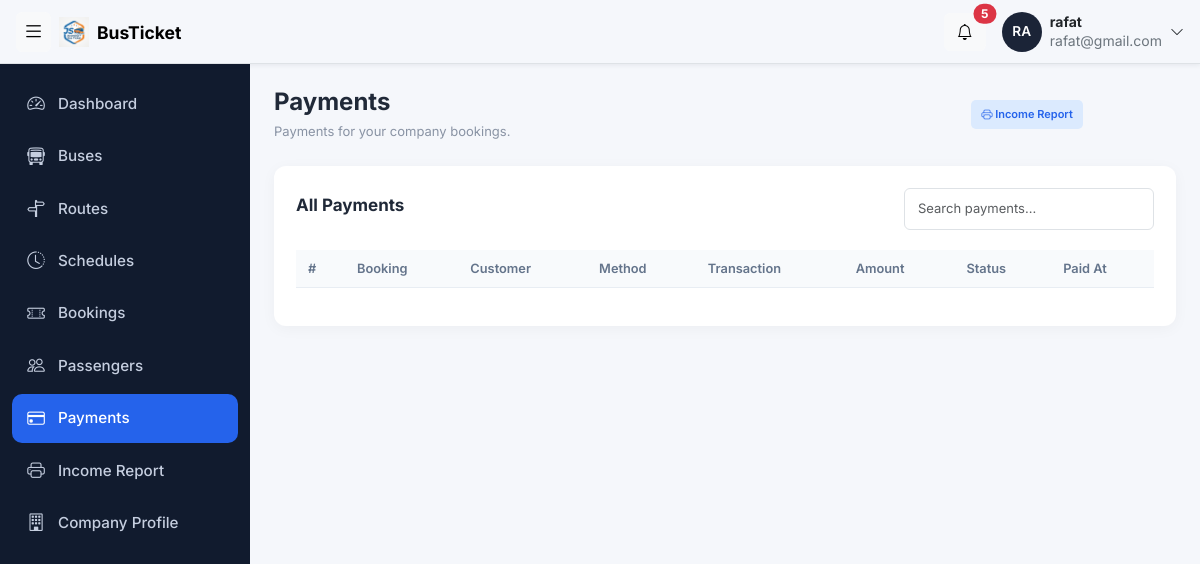
Before: /company_admin/payments.php (signed in) with the older database file.
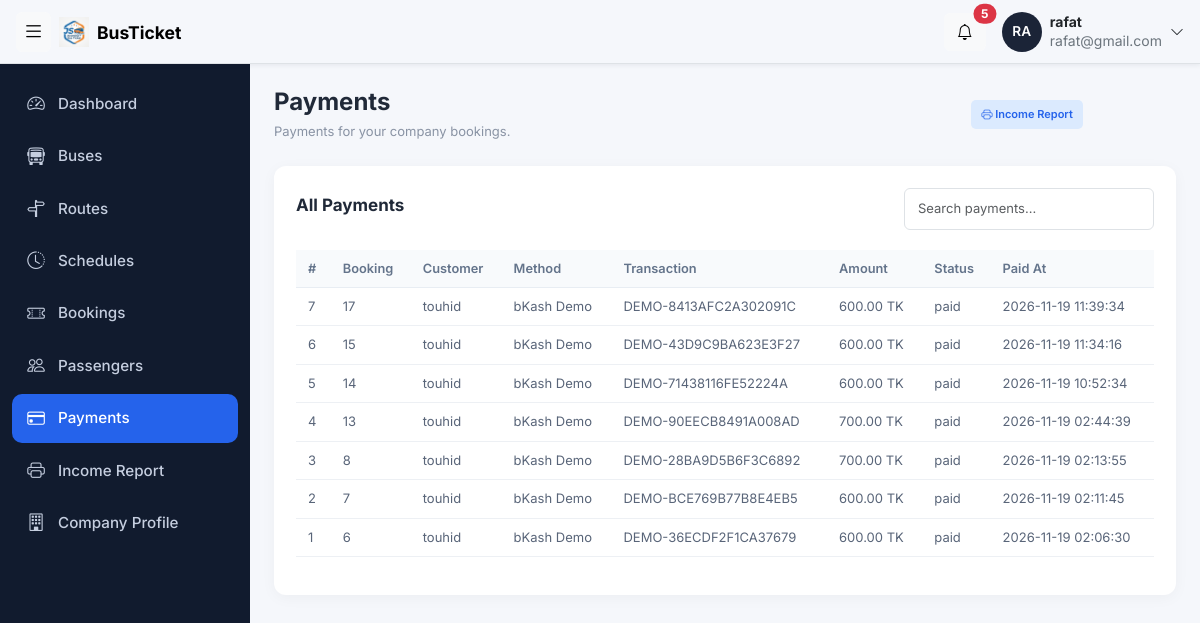
After: the same page with the newer database file.
### tables this page shows
CREATE TABLE `payments` (
  `payment_id` int(11) NOT NULL,
  `booking_id` int(11) NOT NULL,
  `payment_method` varchar(50) NOT NULL,
  `transaction_id` varchar(100) NOT NULL,
  `amount` decimal(10,2) NOT NULL,
  `payment_status` enum('pending','paid','failed') NOT NULL,
  `payment_date` datetime NOT NULL
);

CREATE TABLE `users` (
  `user_id` int(11) NOT NULL,
  `name` varchar(100) NOT NULL,
  `email` varchar(100) NOT NULL,
  `phone` varchar(20) NOT NULL,
  `password` varchar(255) NOT NULL,
  `role` enum('super_admin','company_admin','customer') NOT NULL,
  `company_id` int(11) DEFAULT NULL,
  `created_at` timestamp NOT NULL DEFAULT current_timestamp() ON UPDATE current_timestamp()
);

### company_admin/payments.php (the view, shortened to what this page needs)
<?php
include '../config/db.php';
$company_id = $_SESSION['company_id'];
$sql = "SELECT payments.payment_id, payments.booking_id,
        users.name, payments.payment_method,
        payments.transaction_id, payments.amount,
        payments.payment_status, payments.payment_date
        FROM payments
        INNER JOIN bookings ON payments.booking_id = bookings.booking_id
        INNER JOIN users ON bookings.user_id = users.user_id
        INNER JOIN schedules ON bookings.schedule_id = schedules.schedule_id
        INNER JOIN buses ON schedules.bus_id = buses.bus_id
        WHERE buses.company_id = '$company_id'
        ORDER BY payments.payment_date DESC";
$payments = $conn->query($sql);
?>
<!DOCTYPE html>
<html lang="en">
<head>
    <?php include '../includes/admin_css.php'; ?>
</head>
<body>
<?php include '../includes/topbar.php'; ?>
<div class="layout">
    <?php include '../includes/cmsidebar.php'; ?>
    <main class="container-fluid py-4 px-4">
        <div class="page-header">
            <div><h3>Payments</h3><p>Payments for your company bookings.</p></div>
            <a class="action-btn view" href="reports.php"><i class="bi bi-printer"></i> Income Report</a>
        </div>
        <div class="company-card">
            <div class="table-header">
                <h5>All Payments</h5>
                <input type="text" id="searchInput" class="form-control search-box" placeholder="Search payments...">
            </div>
            <div class="table-responsive">
                <table class="table company-table" id="companyTable">
                    <thead>
                        <tr><th>#</th><th>Booking</th><th>Customer</th><th>Method</th><th>Transaction</th><th>Amount</th><th>Status</th><th>Paid At</th></tr>
                    </thead>
                    <tbody>
                        <?php while ($payment = $payments->fetch_assoc()) { ?>
                            <tr>
                                <td><?php echo (int)$payment['payment_id']; ?></td>
                                <td><?php echo (int)$payment['booking_id']; ?></td>
                                <td><?php echo ($payment['name']); ?></td>
                                <td><?php echo ($payment['payment_method']); ?></td>
                                <td><?php echo ($payment['transaction_id']); ?></td>
                                <td><?php echo number_format((float)$payment['amount'], 2); ?> TK</td>
                                <td><?php echo ($payment['payment_status']); ?></td>
                                <td><?php echo ($payment['payment_date']); ?></td>
                            </tr>
                        <?php } ?>
                    </tbody>
                </table>
            </div>
        </div>
    </main>
</div>
</body>
</html>

Changed rows visible on the page:
added payments: payment_id "7", booking "17", users.name "touhid", payment_method "bKash Demo", transaction "DEMO-8413AFC2A302091C", amount "600.00", payment_status "paid", payment_date "2026-11-19 11:39:34"
added payments: payment_id "6", booking "15", users.name "touhid", payment_method "bKash Demo", transaction "DEMO-43D9C9BA623E3F27", amount "600.00", payment_status "paid", payment_date "2026-11-19 11:34:16"
added payments: payment_id "5", booking "14", users.name "touhid", payment_method "bKash Demo", transaction "DEMO-71438116FE52224A", amount "600.00", payment_status "paid", payment_date "2026-11-19 10:52:34"
added payments: payment_id "4", booking "13", users.name "touhid", payment_method "bKash Demo", transaction "DEMO-90EECB8491A008AD", amount "700.00", payment_status "paid", payment_date "2026-11-19 02:44:39"
added payments: payment_id "3", booking "8", users.name "touhid", payment_method "bKash Demo", transaction "DEMO-28BA9D5B6F3C6892", amount "700.00", payment_status "paid", payment_date "2026-11-19 02:13:55"
added payments: payment_id "2", booking "7", users.name "touhid", payment_method "bKash Demo", transaction "DEMO-BCE769B77B8E4EB5", amount "600.00", payment_status "paid", payment_date "2026-11-19 02:11:45"
added payments: payment_id "1", booking "6", users.name "touhid", payment_method "bKash Demo", transaction "DEMO-36ECDF2F1CA37679", amount "600.00", payment_status "paid", payment_date "2026-11-19 02:06:30"
